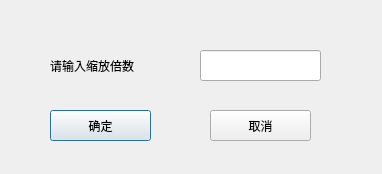
<?xml version="1.0" encoding="UTF-8"?>
<ui version="4.0">
 <class>QZoomDialog</class>
 <widget class="QDialog" name="QZoomDialog">
  <property name="geometry">
   <rect>
    <x>0</x>
    <y>0</y>
    <width>382</width>
    <height>174</height>
   </rect>
  </property>
  <property name="windowTitle">
   <string>图像缩放</string>
  </property>
  <property name="windowIcon">
   <iconset resource="picdealsrc.qrc">
    <normaloff>:/resources/PicDeal.ico</normaloff>:/resources/PicDeal.ico</iconset>
  </property>
  <widget class="QLabel" name="label">
   <property name="geometry">
    <rect>
     <x>50</x>
     <y>50</y>
     <width>101</width>
     <height>31</height>
    </rect>
   </property>
   <property name="text">
    <string>请输入缩放倍数</string>
   </property>
  </widget>
  <widget class="QLineEdit" name="zoomnum">
   <property name="geometry">
    <rect>
     <x>200</x>
     <y>50</y>
     <width>121</width>
     <height>31</height>
    </rect>
   </property>
  </widget>
  <widget class="QPushButton" name="BNOK">
   <property name="geometry">
    <rect>
     <x>50</x>
     <y>110</y>
     <width>101</width>
     <height>31</height>
    </rect>
   </property>
   <property name="text">
    <string>确定</string>
   </property>
  </widget>
  <widget class="QPushButton" name="BNCAL">
   <property name="geometry">
    <rect>
     <x>210</x>
     <y>110</y>
     <width>101</width>
     <height>31</height>
    </rect>
   </property>
   <property name="text">
    <string>取消</string>
   </property>
  </widget>
 </widget>
 <resources>
  <include location="picdealsrc.qrc"/>
 </resources>
 <connections/>
</ui>
